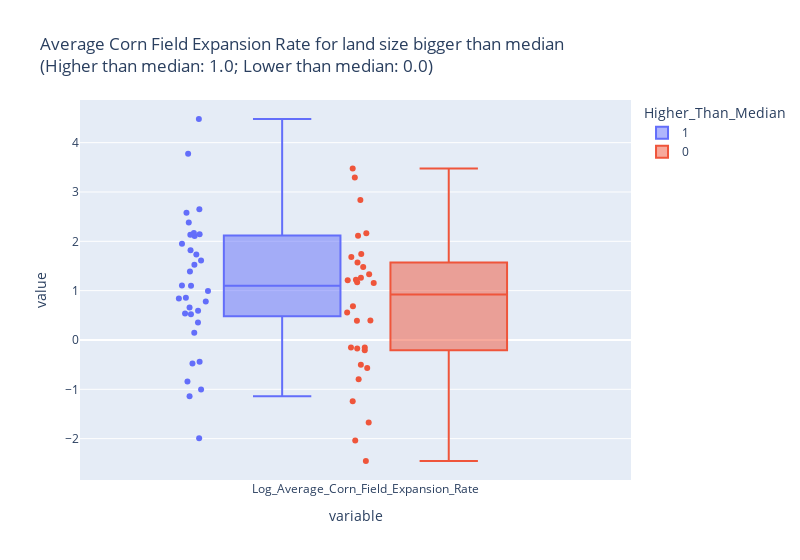

Notebook source saved alongside this figure:
### Code cell
import plotly.express as px
fig_box = px.box(last_df,                                           # Specify data frame
                 y=["Log_Average_Corn_Field_Expansion_Rate"],                       # Select posrecip and negrecip variables
                 points="all",                                     # Include all observations as data points
                 color = 'Higher_Than_Median',                                # Color (and group by) column "Cluster"
                 labels = {"Cluster": "Altruism"},                 # Rename "Cluster" as "Altruism" in our legend
                 title = """Average Corn Field Expansion Rate for land size bigger than median 
                 <br>(Higher than median: 1.0; Lower than median: 0.0)""")       # Always add a title!
fig_box.update_layout(autosize=False, width = 800)                # Specify width (by default, full notebook cell)
fig_box

### Figure 1 — Plotly figure (JSON) as saved in the notebook; plotly's stock layout.template omitted (floating-point values rounded to 4 significant figures)
{"data": [{"alignmentgroup": "True", "boxpoints": "all", "hovertemplate": "Higher_Than_Median=1<br>variable=%{x}<br>value=%{y}<extra></extra>", "legendgroup": "1", "marker": {"color": "#636efa"}, "name": "1", "notched": false, "offsetgroup": "1", "orientation": "v", "showlegend": true, "type": "box", "x": ["Log_Average_Corn_Field_Expansion_Rate", "Log_Average_Corn_Field_Expansion_Rate", "Log_Average_Corn_Field_Expansion_Rate", "Log_Average_Corn_Field_Expansion_Rate", "Log_Average_Corn_Field_Expansion_Rate", "Log_Average_Corn_Field_Expansion_Rate", "Log_Average_Corn_Field_Expansion_Rate", "Log_Average_Corn_Field_Expansion_Rate", "Log_Average_Corn_Field_Expansion_Rate", "Log_Average_Corn_Field_Expansion_Rate", "Log_Average_Corn_Field_Expansion_Rate", "Log_Average_Corn_Field_Expansion_Rate", "Log_Average_Corn_Field_Expansion_Rate", "Log_Average_Corn_Field_Expansion_Rate", "Log_Average_Corn_Field_Expansion_Rate", "Log_Average_Corn_Field_Expansion_Rate", "Log_Average_Corn_Field_Expansion_Rate", "Log_Average_Corn_Field_Expansion_Rate", "Log_Average_Corn_Field_Expansion_Rate", "Log_Average_Corn_Field_Expansion_Rate", "Log_Average_Corn_Field_Expansion_Rate", "Log_Average_Corn_Field_Expansion_Rate", "Log_Average_Corn_Field_Expansion_Rate", "Log_Average_Corn_Field_Expansion_Rate", "Log_Average_Corn_Field_Expansion_Rate", "Log_Average_Corn_Field_Expansion_Rate", "Log_Average_Corn_Field_Expansion_Rate", "Log_Average_Corn_Field_Expansion_Rate", "Log_Average_Corn_Field_Expansion_Rate", "Log_Average_Corn_Field_Expansion_Rate", "Log_Average_Corn_Field_Expansion_Rate", "Log_Average_Corn_Field_Expansion_Rate", "Log_Average_Corn_Field_Expansion_Rate", "Log_Average_Corn_Field_Expansion_Rate", "Log_Average_Corn_Field_Expansion_Rate", "Log_Average_Corn_Field_Expansion_Rate", "Log_Average_Corn_Field_Expansion_Rate", "Log_Average_Corn_Field_Expansion_Rate", "Log_Average_Corn_Field_Expansion_Rate", "Log_Average_Corn_Field_Expansion_Rate"], "x0": " ", "xaxis": "x", "y": [1.951, 3.776, 2.577, 1.731, null, 0.8571, 2.143, 0.5376, -0.4396, 1.105, null, -0.8419, 1.39, 1.101, null, 0.1469, 0.6587, null, 1.527, 0.7779, 2.648, -1.006, null, 1.611, -0.4748, 4.48, 0.9916, 1.821, null, -1.994, 2.382, 2.171, -1.141, null, 0.521, 2.134, 0.8417, 0.3559, 0.5943, 2.11], "y0": " ", "yaxis": "y"}, {"alignmentgroup": "True", "boxpoints": "all", "hovertemplate": "Higher_Than_Median=0<br>variable=%{x}<br>value=%{y}<extra></extra>", "legendgroup": "0", "marker": {"color": "#EF553B"}, "name": "0", "notched": false, "offsetgroup": "0", "orientation": "v", "showlegend": true, "type": "box", "x": ["Log_Average_Corn_Field_Expansion_Rate", "Log_Average_Corn_Field_Expansion_Rate", "Log_Average_Corn_Field_Expansion_Rate", "Log_Average_Corn_Field_Expansion_Rate", "Log_Average_Corn_Field_Expansion_Rate", "Log_Average_Corn_Field_Expansion_Rate", "Log_Average_Corn_Field_Expansion_Rate", "Log_Average_Corn_Field_Expansion_Rate", "Log_Average_Corn_Field_Expansion_Rate", "Log_Average_Corn_Field_Expansion_Rate", "Log_Average_Corn_Field_Expansion_Rate", "Log_Average_Corn_Field_Expansion_Rate", "Log_Average_Corn_Field_Expansion_Rate", "Log_Average_Corn_Field_Expansion_Rate", "Log_Average_Corn_Field_Expansion_Rate", "Log_Average_Corn_Field_Expansion_Rate", "Log_Average_Corn_Field_Expansion_Rate", "Log_Average_Corn_Field_Expansion_Rate", "Log_Average_Corn_Field_Expansion_Rate", "Log_Average_Corn_Field_Expansion_Rate", "Log_Average_Corn_Field_Expansion_Rate", "Log_Average_Corn_Field_Expansion_Rate", "Log_Average_Corn_Field_Expansion_Rate", "Log_Average_Corn_Field_Expansion_Rate", "Log_Average_Corn_Field_Expansion_Rate", "Log_Average_Corn_Field_Expansion_Rate", "Log_Average_Corn_Field_Expansion_Rate", "Log_Average_Corn_Field_Expansion_Rate", "Log_Average_Corn_Field_Expansion_Rate", "Log_Average_Corn_Field_Expansion_Rate", "Log_Average_Corn_Field_Expansion_Rate", "Log_Average_Corn_Field_Expansion_Rate", "Log_Average_Corn_Field_Expansion_Rate", "Log_Average_Corn_Field_Expansion_Rate", "Log_Average_Corn_Field_Expansion_Rate", "Log_Average_Corn_Field_Expansion_Rate", "Log_Average_Corn_Field_Expansion_Rate", "Log_Average_Corn_Field_Expansion_Rate", "Log_Average_Corn_Field_Expansion_Rate", "Log_Average_Corn_Field_Expansion_Rate"], "x0": " ", "xaxis": "x", "y": [-0.503, null, -0.1531, -1.673, 3.477, 3.292, 0.6857, 1.22, 1.333, 1.17, -0.2101, -2.453, 0.3971, 1.482, 1.156, -1.242, null, null, 1.569, null, 0.3912, -0.5687, 1.681, null, 0.5568, 2.835, -0.151, -0.1723, -2.037, null, -0.795, null, null, 2.163, null, 1.261, null, 1.745, 1.21, 2.115], "y0": " ", "yaxis": "y"}], "layout": {"autosize": false, "boxmode": "group", "legend": {"title": {"text": "Higher_Than_Median"}, "tracegroupgap": 0}, "title": {"text": "Average Corn Field Expansion Rate for land size bigger than median \n                 <br>(Higher than median: 1.0; Lower than median: 0.0)"}, "width": 800, "xaxis": {"anchor": "y", "domain": [0, 1], "title": {"text": "variable"}}, "yaxis": {"anchor": "x", "domain": [0, 1], "title": {"text": "value"}}}}
